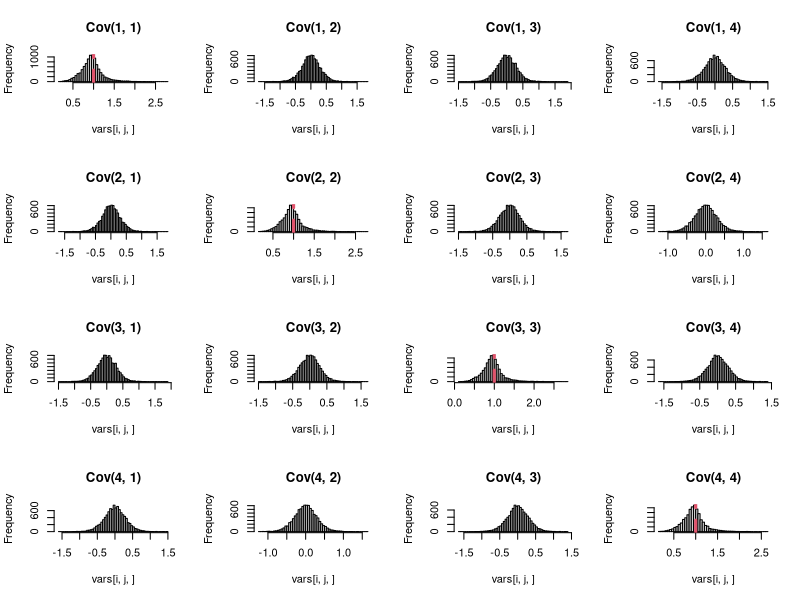
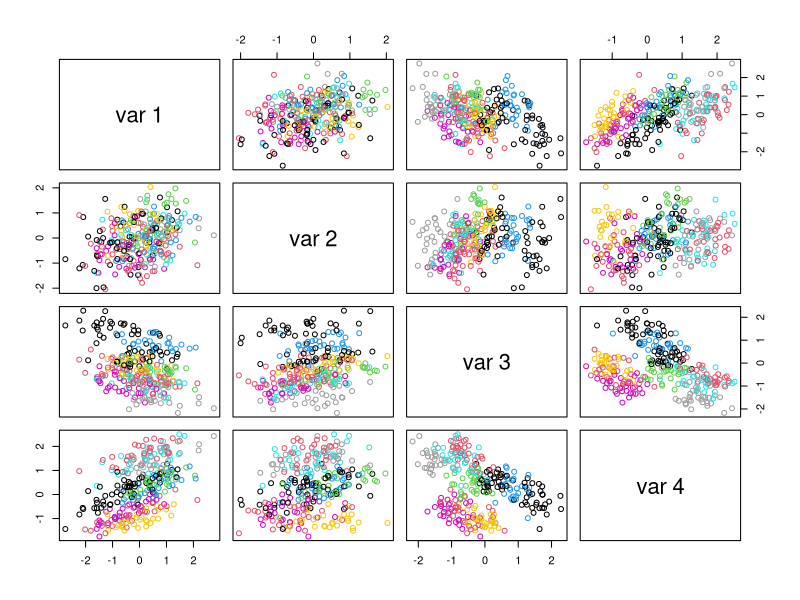

Write the R code that produced these figures, in order.
# generating data from a multivariate probit model
library(clusterGeneration)
d <- 4 # number of dimensions (strains)

n_visits <- 30
n_patients <- 10
n <- n_patients * n_visits
patient <- rep(1:n_patients, times = n_visits)

nrep <- 10000
vars <- array(dim = c(d, d, nrep))

for (i in 1:nrep) {
  # we need variances for each strain in each of the two random effect levels
  # and they need to sum to one. Each row in `variance` corresponds to a strain
  # and each column is a ranef level
  variance <- array(dim = c(d, 2))
  variance[, 1] <- runif(d)
  variance[, 2] <- 1 - variance[, 1]
  stopifnot(all(apply(variance, 1, sum) == 1))

  # construct correlation matrices
  Rho1 <- genPositiveDefMat(d, covMethod = 'onion', eta = 2, rangeVar = c(1, 1))$Sigma
  Rho2 <- genPositiveDefMat(d, covMethod = 'onion', eta = 2, rangeVar = c(1, 1))$Sigma

  # construct covariance matrices
  sdev <- sqrt(variance)
  Sigma1 <- diag(sdev[, 1]) %*% Rho1 %*% diag(sdev[, 1])
  Sigma2 <- diag(sdev[, 2]) %*% Rho2 %*% diag(sdev[, 2])

  L_1 <- chol(Sigma1)
  L_2 <- chol(Sigma2)

  eps1 <- array(rnorm(n * d), dim = c(n, d)) %*% L_1
  eps2 <- array(rnorm(n_patients * d), dim = c(n_patients, d)) %*% L_2
  patient <- rep(1:n_patients, times = n_visits)

  y_star <- eps1 + eps2[patient, ]

  vars[, , i] <- var(y_star)
}

# visualize the variances and correlations
par(mfrow = c(d, d))
for (i in 1:d) {
  for (j in 1:d) {
    hist(vars[i, j, ], breaks = 50,
         main = paste0('Cov(', i, ', ', j, ')'))
    if (i == j) {
      abline(v = 1, col = 2, lwd = 3, lty = 2)
    }
  }
}

pairs(y_star, col = patient)

# convert the last realization to a bernoulli r.v.
y <- ifelse(y_star > 0, 1, 0)
